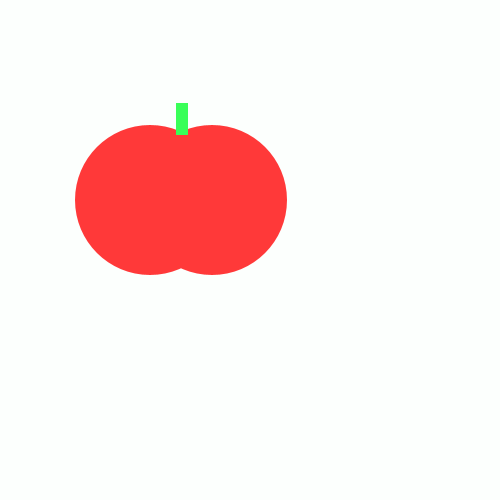
Frame 1 (no input)
Frame 60 (the mouse pressed at the canvas centre just before this capture): identical to frame 1, image omitted
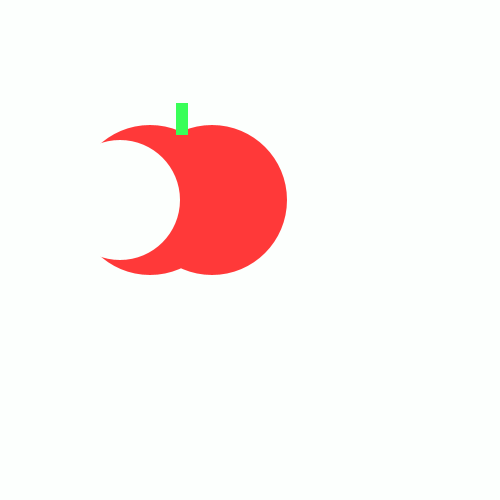
Frame 120 (the mouse held since frame 60 and released just before this capture)

The Processing sketch that drew these frames (run headless with seeded random() and noise(); from frame 60 on, the mouse is pressed at the canvas centre):

// Processing sketch: tasty_tomato
// ── tasty_tomato.pde
void setup() {
    size(500, 500);
}
void draw() {
    background(252, 255, 253);
    noStroke();
    fill(255,57,57);
    ellipse(150, 200, 150, 150);
     fill(255, 57, 57);
    ellipse(212, 200, 150, 150);
    fill(57,255,88);
    rect(176, 103, 12, 32);
    if (mousePressed){
      fill(252,255,253);
      ellipse(120,200,120,120);
    } }   
